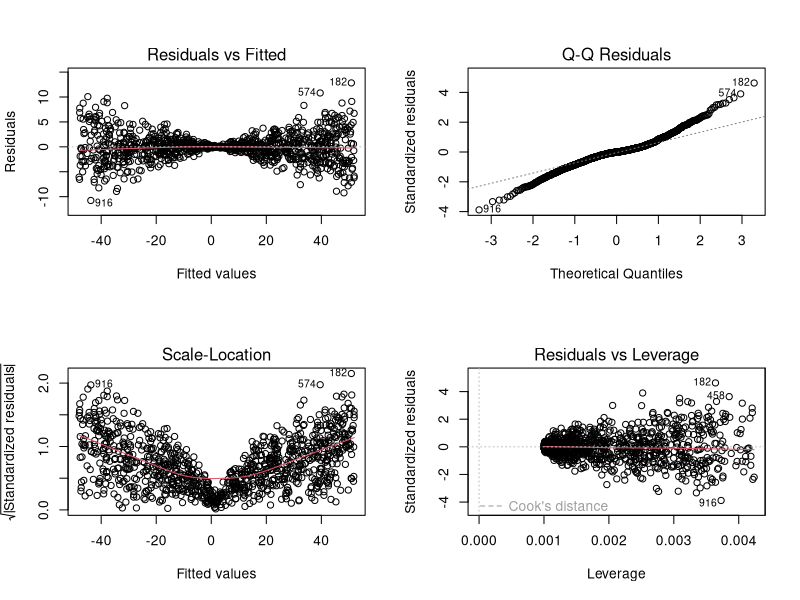
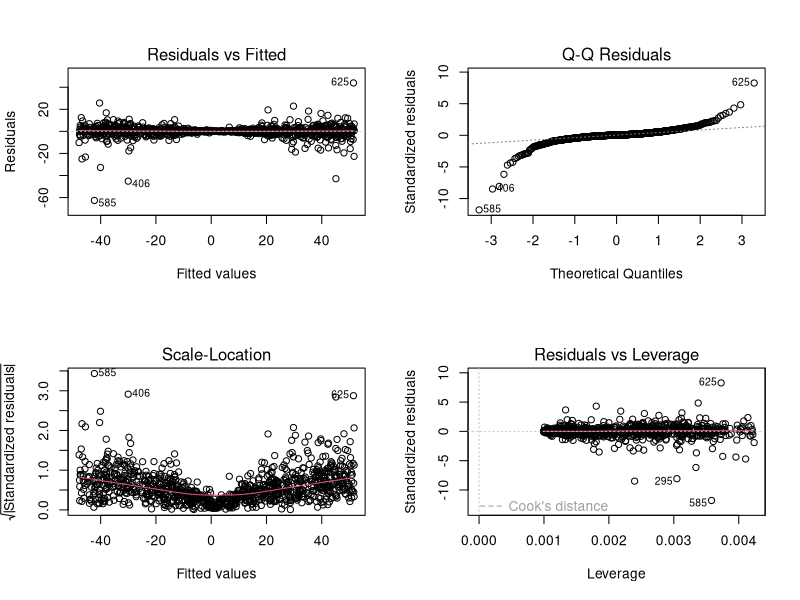
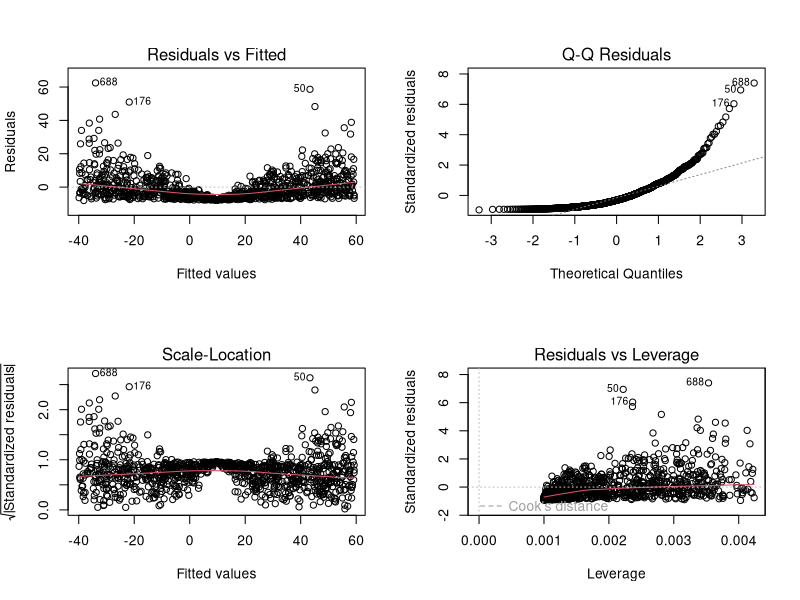

Write R code to recreate these figures, in order.
x <- runif(1000,min = -5, max = 5)

##?????????
e1 <- rnorm(1000)

##t???
e2 <- rt(1000,3)

##???????
e3 <- rchisq(1000,3)

y <-  2 + 10 * x + abs(x) * e1
lm.model <- lm(y~x)
summary(lm.model)
par(mfrow=c(2,2))
plot(lm.model)

y <- 2 + 10 * x + abs(x) * e2
lm.model <- lm(y~x)
summary(lm.model)
plot(lm.model)


y <- 2 + 10 * x + abs(x) * e3
lm.model <- lm(y~x)
summary(lm.model)

plot(lm.model)

rm(list = ls())
pextreme <- function(x) 1-exp(-exp(x))      
height <- pextreme(0)
height
cat("???????????????(0,",height,")",sep="")

pextreme1 <- function(x) 1-exp(-exp(x))-0.5
root <- uniroot(pextreme1,c(-2,0),tol=0.1)$root
root
cat("????????????????(",root,",0)",sep="")
